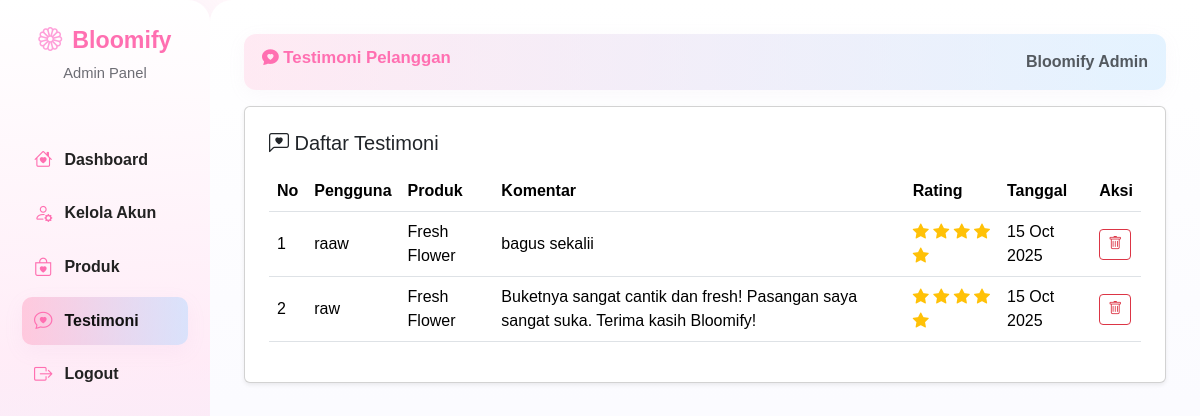
Page /admin/testimoni.php (signed in) on the committed database.
### tables this page shows
CREATE TABLE `testimoni` (
  `id` int NOT NULL,
  `user_id` int DEFAULT NULL,
  `produk_id` int DEFAULT NULL,
  `rating` int DEFAULT NULL,
  `comment` text,
  `created_at` timestamp NULL DEFAULT CURRENT_TIMESTAMP
);

CREATE TABLE `users` (
  `id` int NOT NULL,
  `username` varchar(100) NOT NULL,
  `email` varchar(100) NOT NULL,
  `password` varchar(255) NOT NULL,
  `role` enum('admin','user') DEFAULT 'user',
  `created_at` timestamp NULL DEFAULT CURRENT_TIMESTAMP,
  `updated_at` timestamp NULL DEFAULT CURRENT_TIMESTAMP ON UPDATE CURRENT_TIMESTAMP
);

CREATE TABLE `produk` (
  `id` int NOT NULL,
  `nama_produk` varchar(100) NOT NULL,
  `description` text,
  `harga` decimal(10,2) NOT NULL,
  `stok` int DEFAULT '0',
  `kategori_id` int DEFAULT NULL,
  `gambar` varchar(255) DEFAULT NULL,
  `created_at` timestamp NULL DEFAULT CURRENT_TIMESTAMP,
  `updated_at` timestamp NULL DEFAULT CURRENT_TIMESTAMP ON UPDATE CURRENT_TIMESTAMP
);

### admin/testimoni.php (the view, shortened to what this page needs)
<?php
require_once '../config/db.php';
$query = "
    SELECT t.*, u.username, p.nama_produk
    FROM testimoni t
    LEFT JOIN users u ON t.user_id = u.id
    LEFT JOIN produk p ON t.produk_id = p.id
    ORDER BY t.created_at DESC
";
$testimoni = $pdo->query($query)->fetchAll(PDO::FETCH_ASSOC);
?>
<!DOCTYPE html>
<html lang="id">
<head>
    <link href="https://cdn.jsdelivr.net/npm/bootstrap@5.3.3/dist/css/bootstrap.min.css" rel="stylesheet">
    <link href="https://cdn.jsdelivr.net/npm/bootstrap-icons@1.11.3/font/bootstrap-icons.css" rel="stylesheet">
    <link rel="stylesheet" href="../assets/css/style.css">
</head>
<body>
    <div class="dashboard-container">
        <aside class="sidebar">
            <div class="sidebar-header">
                <div class="sidebar-logo">
                    <i class="bi bi-flower1"></i>
                    <span>Bloomify</span>
                </div>
                <p class="sidebar-sub">Admin Panel</p>
            </div>
            <div class="sidebar-menu">
                <ul>
                    <li><a href="dashboard.php"><i class="bi bi-house-heart"></i> Dashboard</a></li>
                    <li><a href="akun.php"><i class="bi bi-person-gear"></i> Kelola Akun</a></li>
                    <li><a href="produk.php"><i class="bi bi-bag-heart"></i> Produk</a></li>
                    <li><a href="testimoni.php" class="active"><i class="bi bi-chat-heart"></i> Testimoni</a></li>
                    <li class="logout-section"><a href="../auth/logout.php"><i class="bi bi-box-arrow-right"></i> Logout</a></li>
                </ul>
            </div>
        </aside>
        <main class="main-content">
            <div class="topbar">
                <h3><i class="bi bi-chat-heart-fill"></i> Testimoni Pelanggan</h3>
                <span class="text-muted">Bloomify Admin</span>
            </div>
            <div class="card p-4 shadow-sm mt-3">
                <h5 class="mb-3"><i class="bi bi-chat-left-heart"></i> Daftar Testimoni</h5>
                <table class="table table-hover align-middle">
                    <thead class="table-pink">
                        <tr>
                            <th>No</th>
                            <th>Pengguna</th>
                            <th>Produk</th>
                            <th>Komentar</th>
                            <th>Rating</th>
                            <th>Tanggal</th>
                            <th>Aksi</th>
                        </tr>
                    </thead>
                    <tbody>
                        <?php foreach ($testimoni as $i => $t): ?>
                            <tr>
                                <td><?= $i + 1 ?></td>
                                <td><?= htmlspecialchars($t['username'] ?? 'Tidak Diketahui') ?></td>
                                <td><?= htmlspecialchars($t['nama_produk'] ?? '-') ?></td>
                                <td><?= nl2br(htmlspecialchars($t['comment'])) ?></td>
                                <td>
                                    <?php for ($r = 1; $r <= 5; $r++): ?>
                                        <i class="bi <?= $r <= $t['rating'] ? 'bi-star-fill text-warning' : 'bi-star text-secondary' ?>"></i>
                                    <?php endfor; ?>
                                </td>
                                <td><?= date('d M Y', strtotime($t['created_at'])) ?></td>
                                <td>
                                    <a href="testimoni_action.php?action=delete&id=<?= $t['id'] ?>"
                                        class="btn btn-sm btn-outline-danger"
                                        onclick="return confirm('Yakin ingin menghapus testimoni ini?')">
                                        <i class="bi bi-trash"></i>
                                    </a>
                                </td>
                            </tr>
                        <?php endforeach; ?>
                    </tbody>
                </table>
            </div>
        </main>
    </div>
</body>
</html>

### assets/css/style.css (style rules this page uses)
* { box-sizing: border-box; scroll-behavior: smooth; margin: 0; padding: 0; }
:root { --bg-1: #ffffff; --accent-pink: #ff6fb1; --accent-pink-soft: #ffd6ea; --accent-blue-soft: #d9f0ff; --muted: #6b6b75; --card-shadow: rgba(0, 0, 0, 0.06); --glass: rgba(255, 255, 255, 0.85); --radius-lg: 18px; --radius-md: 12px; }
body { font-family: "Poppins", sans-serif; background: linear-gradient(135deg, #fffafc 0%, #fff0f8 40%, #f0f7ff 100%); color: #333; min-height: 100vh; -webkit-font-smoothing: antialiased; -moz-osx-font-smoothing: grayscale; }
.dashboard-container { display: flex; min-height: 100vh; align-items: stretch; }
.sidebar { width: 260px; padding: 22px 18px; background: linear-gradient( 180deg, #ffffff 0%, rgba(255, 230, 245, 0.6) 45%, rgba(210, 235, 255, 0.6) 100% ); border-top-right-radius: 22px; border-bottom-right-radius: 22px; box-shadow: 4px 0 24px rgba(180, 160, 200, 0.06); display: flex; flex-direction: column; gap: 12px; }
.sidebar-header { text-align: center; padding-bottom: 6px; }
.sidebar-logo { display: inline-flex; align-items: center; gap: 10px; font-size: 1.45rem; font-weight: 700; color: var(--accent-pink); }
.sidebar-logo i { font-size: 1.5rem; color: #ff9fd9; }
.sidebar-sub { color: #6d6d74; font-size: 0.92rem; margin-top: 4px; }
.sidebar-menu { flex: 1 1 auto; padding-top: 12px; display: flex; flex-direction: column; }
.sidebar-menu ul { list-style: none; padding: 0; margin: 0; }
.sidebar-menu a { display: flex; align-items: center; gap: 12px; padding: 10px 12px; border-radius: 10px; color: #222; text-decoration: none; font-weight: 600; margin: 6px 4px; transition: all 0.18s ease; background: transparent; }
.sidebar-menu a i { font-size: 1.15rem; color: var(--accent-pink); }
.sidebar-menu a.active { background: linear-gradient( 90deg, rgba(255, 170, 200, 0.55), rgba(180, 215, 255, 0.5) ); color: #111; box-shadow: 0 6px 20px rgba(200, 150, 200, 0.08); }
.main-content { flex: 1 1 auto; padding: 34px; background: linear-gradient(180deg, #ffffff 0%, #fbfbff 50%); overflow-y: auto; border-top-left-radius: 22px; border-bottom-left-radius: 22px; }
.topbar { display: flex; align-items: center; justify-content: space-between; padding: 14px 18px; border-radius: 12px; background: linear-gradient( 90deg, rgba(255, 220, 235, 0.6), rgba(210, 235, 255, 0.6) ); box-shadow: 0 4px 18px rgba(200, 170, 200, 0.07); }
.topbar h3 { color: var(--accent-pink); font-weight: 700; font-size: 1.05rem; }
.topbar .text-muted { color: var(--muted); font-weight: 600; }
.table-pink { background: linear-gradient(90deg, #ffe3ed, #eaf6ff); color: #333; }
.table th, .table td { vertical-align: middle; }

### rows in the picture
testimoni: user.username "raaw", produk.nama_produk "Fresh Flower", comment "bagus sekalii", rating 5 (drawn), created_at "15 Oct 2025"
testimoni: user.username "raw", produk.nama_produk "Fresh Flower", comment "Buketnya sangat cantik dan fresh! Pasangan saya sangat suka. Terima kasih Bloomify!", rating 5 (drawn), created_at "15 Oct 2025"
